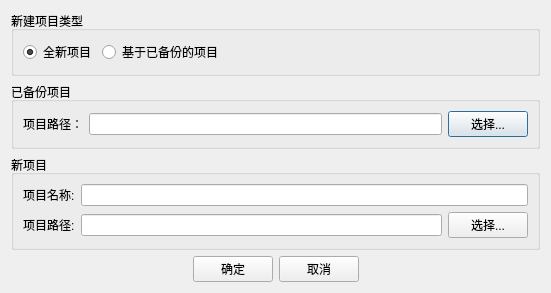
<?xml version="1.0" encoding="UTF-8"?>
<ui version="4.0">
 <class>newProjectDialog</class>
 <widget class="QDialog" name="newProjectDialog">
  <property name="geometry">
   <rect>
    <x>0</x>
    <y>0</y>
    <width>551</width>
    <height>253</height>
   </rect>
  </property>
  <property name="windowTitle">
   <string>新建项目</string>
  </property>
  <layout class="QVBoxLayout" name="verticalLayout">
   <item>
    <widget class="QGroupBox" name="groupBox">
     <property name="title">
      <string>新建项目类型</string>
     </property>
     <property name="checkable">
      <bool>false</bool>
     </property>
     <layout class="QHBoxLayout" name="horizontalLayout_7">
      <item>
       <widget class="QRadioButton" name="radioButton_3">
        <property name="text">
         <string>全新项目</string>
        </property>
        <property name="checkable">
         <bool>true</bool>
        </property>
        <property name="checked">
         <bool>true</bool>
        </property>
       </widget>
      </item>
      <item>
       <widget class="QRadioButton" name="radioButton_4">
        <property name="text">
         <string>基于已备份的项目</string>
        </property>
       </widget>
      </item>
      <item>
       <spacer name="horizontalSpacer_5">
        <property name="orientation">
         <enum>Qt::Horizontal</enum>
        </property>
        <property name="sizeHint" stdset="0">
         <size>
          <width>1</width>
          <height>20</height>
         </size>
        </property>
       </spacer>
      </item>
     </layout>
    </widget>
   </item>
   <item>
    <widget class="QGroupBox" name="groupBox_2">
     <property name="title">
      <string>已备份项目</string>
     </property>
     <layout class="QHBoxLayout" name="horizontalLayout">
      <item>
       <layout class="QHBoxLayout" name="horizontalLayout_11">
        <item>
         <widget class="QLabel" name="label_6">
          <property name="text">
           <string>项目路径：</string>
          </property>
         </widget>
        </item>
        <item>
         <widget class="QLineEdit" name="lineEdit_6"/>
        </item>
       </layout>
      </item>
      <item>
       <widget class="QPushButton" name="pushButton_8">
        <property name="text">
         <string>选择...</string>
        </property>
       </widget>
      </item>
     </layout>
    </widget>
   </item>
   <item>
    <widget class="QGroupBox" name="groupBox_3">
     <property name="title">
      <string>新项目</string>
     </property>
     <layout class="QVBoxLayout" name="verticalLayout_3">
      <item>
       <layout class="QHBoxLayout" name="horizontalLayout_8">
        <item>
         <widget class="QLabel" name="label_4">
          <property name="text">
           <string>项目名称:</string>
          </property>
         </widget>
        </item>
        <item>
         <widget class="QLineEdit" name="lineEdit_4"/>
        </item>
       </layout>
      </item>
      <item>
       <layout class="QHBoxLayout" name="horizontalLayout_9">
        <item>
         <widget class="QLabel" name="label_5">
          <property name="text">
           <string>项目路径:</string>
          </property>
         </widget>
        </item>
        <item>
         <widget class="QLineEdit" name="lineEdit_5"/>
        </item>
        <item>
         <widget class="QPushButton" name="pushButton_5">
          <property name="text">
           <string>选择...</string>
          </property>
         </widget>
        </item>
       </layout>
      </item>
     </layout>
    </widget>
   </item>
   <item>
    <layout class="QHBoxLayout" name="horizontalLayout_10">
     <item>
      <spacer name="horizontalSpacer_6">
       <property name="orientation">
        <enum>Qt::Horizontal</enum>
       </property>
       <property name="sizeHint" stdset="0">
        <size>
         <width>40</width>
         <height>20</height>
        </size>
       </property>
      </spacer>
     </item>
     <item>
      <widget class="QPushButton" name="pushButton_6">
       <property name="text">
        <string>确定</string>
       </property>
      </widget>
     </item>
     <item>
      <widget class="QPushButton" name="pushButton_7">
       <property name="text">
        <string>取消</string>
       </property>
      </widget>
     </item>
     <item>
      <spacer name="horizontalSpacer_7">
       <property name="orientation">
        <enum>Qt::Horizontal</enum>
       </property>
       <property name="sizeHint" stdset="0">
        <size>
         <width>40</width>
         <height>20</height>
        </size>
       </property>
      </spacer>
     </item>
    </layout>
   </item>
  </layout>
 </widget>
 <resources/>
 <connections/>
</ui>
